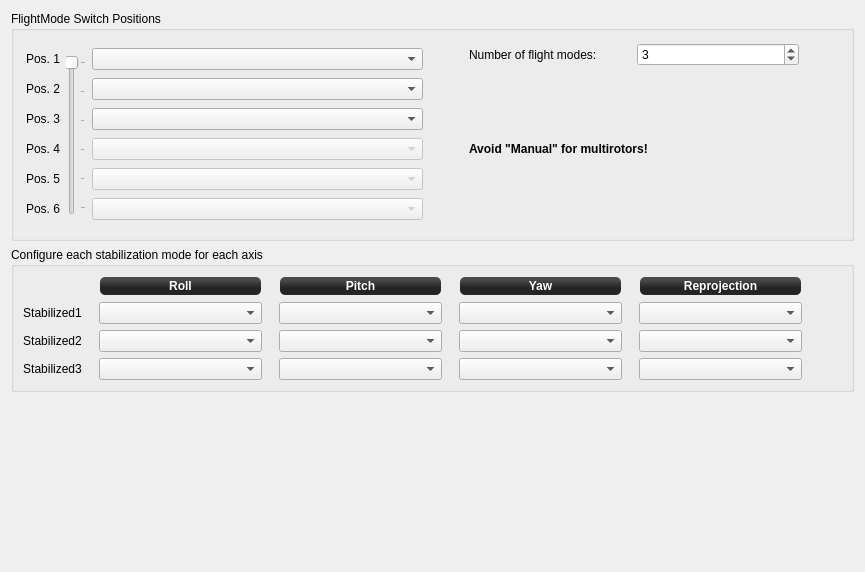
         <widget class="QWidget" name="scrollAreaWidgetContents_3">
          <property name="geometry">
           <rect>
            <x>0</x>
            <y>0</y>
            <width>865</width>
            <height>572</height>
           </rect>
          </property>
          <layout class="QVBoxLayout" name="verticalLayout_13">
           <item>
            <widget class="QGroupBox" name="groupBox_2">
             <property name="minimumSize">
              <size>
               <width>0</width>
               <height>230</height>
              </size>
             </property>
             <property name="maximumSize">
              <size>
               <width>16777215</width>
               <height>230</height>
              </size>
             </property>
             <property name="title">
              <string>FlightMode Switch Positions</string>
             </property>
             <layout class="QGridLayout" name="gridLayout_4" rowstretch="0,0,0" columnstretch="0,0,1,0,1,0">
              <property name="leftMargin">
               <number>12</number>
              </property>
              <property name="topMargin">
               <number>12</number>
              </property>
              <property name="rightMargin">
               <number>12</number>
              </property>
              <property name="bottomMargin">
               <number>12</number>
              </property>
              <item row="0" column="0" rowspan="3">
               <layout class="QVBoxLayout" name="verticalLayout_9" stretch="0,0,0,0,0,0">
                <item>
                 <widget class="QLabel" name="label_pos1">
                  <property name="sizePolicy">
                   <sizepolicy hsizetype="Preferred" vsizetype="Maximum">
                    <horstretch>0</horstretch>
                    <verstretch>0</verstretch>
                   </sizepolicy>
                  </property>
                  <property name="minimumSize">
                   <size>
                    <width>0</width>
                    <height>16</height>
                   </size>
                  </property>
                  <property name="maximumSize">
                   <size>
                    <width>16777215</width>
                    <height>16</height>
                   </size>
                  </property>
                  <property name="text">
                   <string>Pos. 1</string>
                  </property>
                 </widget>
                </item>
                <item>
                 <widget class="QLabel" name="label_pos2">
                  <property name="sizePolicy">
                   <sizepolicy hsizetype="Preferred" vsizetype="Maximum">
                    <horstretch>0</horstretch>
                    <verstretch>0</verstretch>
                   </sizepolicy>
                  </property>
                  <property name="minimumSize">
                   <size>
                    <width>16</width>
                    <height>16</height>
                   </size>
                  </property>
                  <property name="maximumSize">
                   <size>
                    <width>16777215</width>
                    <height>16</height>
                   </size>
                  </property>
                  <property name="text">
                   <string>Pos. 2</string>
                  </property>
                 </widget>
                </item>
                <item>
                 <widget class="QLabel" name="label_pos3">
                  <property name="sizePolicy">
                   <sizepolicy hsizetype="Preferred" vsizetype="Maximum">
                    <horstretch>0</horstretch>
                    <verstretch>0</verstretch>
                   </sizepolicy>
                  </property>
                  <property name="minimumSize">
                   <size>
                    <width>0</width>
                    <height>16</height>
                   </size>
                  </property>
                  <property name="maximumSize">
                   <size>
                    <width>16777215</width>
                    <height>16</height>
                   </size>
                  </property>
                  <property name="text">
                   <string>Pos. 3</string>
                  </property>
                 </widget>
                </item>
                <item>
                 <widget class="QLabel" name="label_pos4">
                  <property name="sizePolicy">
                   <sizepolicy hsizetype="Preferred" vsizetype="Maximum">
                    <horstretch>0</horstretch>
                    <verstretch>0</verstretch>
                   </sizepolicy>
                  </property>
                  <property name="minimumSize">
                   <size>
                    <width>0</width>
                    <height>16</height>
                   </size>
                  </property>
                  <property name="maximumSize">
                   <size>
                    <width>16777215</width>
                    <height>16</height>
                   </size>
                  </property>
                  <property name="text">
                   <string>Pos. 4</string>
                  </property>
                 </widget>
                </item>
                <item>
                 <widget class="QLabel" name="label_pos5">
                  <property name="sizePolicy">
                   <sizepolicy hsizetype="Preferred" vsizetype="Maximum">
                    <horstretch>0</horstretch>
                    <verstretch>0</verstretch>
                   </sizepolicy>
                  </property>
                  <property name="minimumSize">
                   <size>
                    <width>0</width>
                    <height>16</height>
                   </size>
                  </property>
                  <property name="maximumSize">
                   <size>
                    <width>16777215</width>
                    <height>16</height>
                   </size>
                  </property>
                  <property name="text">
                   <string>Pos. 5</string>
                  </property>
                 </widget>
                </item>
                <item>
                 <widget class="QLabel" name="label_pos6">
                  <property name="sizePolicy">
                   <sizepolicy hsizetype="Preferred" vsizetype="Maximum">
                    <horstretch>0</horstretch>
                    <verstretch>0</verstretch>
                   </sizepolicy>
                  </property>
                  <property name="minimumSize">
                   <size>
                    <width>0</width>
                    <height>16</height>
                   </size>
                  </property>
                  <property name="maximumSize">
                   <size>
                    <width>16777215</width>
                    <height>16</height>
                   </size>
                  </property>
                  <property name="text">
                   <string>Pos. 6</string>
                  </property>
                 </widget>
                </item>
               </layout>
              </item>
              <item row="1" column="1">
               <widget class="QSlider" name="fmsSlider">
                <property name="enabled">
                 <bool>false</bool>
                </property>
                <property name="maximumSize">
                 <size>
                  <width>16777215</width>
                  <height>160</height>
                 </size>
                </property>
                <property name="focusPolicy">
                 <enum>Qt::StrongFocus</enum>
                </property>
                <property name="toolTip">
                 <string>This slider moves when you move the flight mode switch
on your remote. It shows currently active flight mode.

Setup the flight mode channel on the RC Input tab if you have not done so already.</string>
                </property>
                <property name="minimum">
                 <number>0</number>
                </property>
                <property name="maximum">
                 <number>5</number>
                </property>
                <property name="pageStep">
                 <number>10</number>
                </property>
                <property name="value">
                 <number>0</number>
                </property>
                <property name="sliderPosition">
                 <number>0</number>
                </property>
                <property name="orientation">
                 <enum>Qt::Vertical</enum>
                </property>
                <property name="invertedAppearance">
                 <bool>true</bool>
                </property>
                <property name="tickPosition">
                 <enum>QSlider::TicksBelow</enum>
                </property>
                <property name="tickInterval">
                 <number>1</number>
                </property>
               </widget>
              </item>
              <item row="0" column="2" rowspan="3">
               <layout class="QVBoxLayout" name="verticalLayout_10">
                <property name="spacing">
                 <number>3</number>
                </property>
                <item>
                 <widget class="QComboBox" name="fmsModePos1">
                  <property name="focusPolicy">
                   <enum>Qt::StrongFocus</enum>
                  </property>
                  <property name="toolTip">
                   <string>Select the stabilization mode on this position (manual/stabilized/auto)</string>
                  </property>
                 </widget>
                </item>
                <item>
                 <widget class="QComboBox" name="fmsModePos2">
                  <property name="focusPolicy">
                   <enum>Qt::StrongFocus</enum>
                  </property>
                 </widget>
                </item>
                <item>
                 <widget class="QComboBox" name="fmsModePos3">
                  <property name="focusPolicy">
                   <enum>Qt::StrongFocus</enum>
                  </property>
                 </widget>
                </item>
                <item>
                 <widget class="QComboBox" name="fmsModePos4">
                  <property name="enabled">
                   <bool>false</bool>
                  </property>
                  <property name="focusPolicy">
                   <enum>Qt::StrongFocus</enum>
                  </property>
                  <property name="toolTip">
                   <string>Select the stabilization mode on this position (manual/stabilized/auto)</string>
                  </property>
                 </widget>
                </item>
                <item>
                 <widget class="QComboBox" name="fmsModePos5">
                  <property name="enabled">
                   <bool>false</bool>
                  </property>
                  <property name="focusPolicy">
                   <enum>Qt::StrongFocus</enum>
                  </property>
                 </widget>
                </item>
                <item>
                 <widget class="QComboBox" name="fmsModePos6">
                  <property name="enabled">
                   <bool>false</bool>
                  </property>
                  <property name="focusPolicy">
                   <enum>Qt::StrongFocus</enum>
                  </property>
                 </widget>
                </item>
               </layout>
              </item>
              <item row="1" column="3">
               <spacer name="horizontalSpacer_4">
                <property name="orientation">
                 <enum>Qt::Horizontal</enum>
                </property>
                <property name="sizeHint" stdset="0">
                 <size>
                  <width>40</width>
                  <height>20</height>
                 </size>
                </property>
               </spacer>
              </item>
              <item row="0" column="4" rowspan="3">
               <layout class="QGridLayout" name="gridLayout_5">
                <item row="0" column="0">
                 <layout class="QHBoxLayout" name="horizontalLayout_6">
                  <item>
                   <widget class="QLabel" name="label">
                    <property name="text">
                     <string>Number of flight modes:</string>
                    </property>
                   </widget>
                  </item>
                  <item>
                   <widget class="QSpinBox" name="fmsPosNum">
                    <property name="toolTip">
                     <string>Number of positions your FlightMode switch has.

Default is 3.

It will be 2 or 3 for most of setups, but it also can be up to 6.
In that case you have to configure your radio mixers so the whole range
from min to max is split into N equal intervals, and you may set arbitrary
channel value for each flight mode.</string>
                    </property>
                    <property name="minimum">
                     <number>1</number>
                    </property>
                    <property name="maximum">
                     <number>6</number>
                    </property>
                    <property name="value">
                     <number>3</number>
                    </property>
                   </widget>
                  </item>
                 </layout>
                </item>
                <item row="1" column="0">
                 <widget class="QLabel" name="label_15">
                  <property name="font">
                   <font>
                    <weight>75</weight>
                    <bold>true</bold>
                   </font>
                  </property>
                  <property name="text">
                   <string>Avoid &quot;Manual&quot; for multirotors!</string>
                  </property>
                  <property name="wordWrap">
                   <bool>true</bool>
                  </property>
                 </widget>
                </item>
               </layout>
              </item>
              <item row="2" column="1">
               <spacer name="verticalSpacer_4">
                <property name="orientation">
                 <enum>Qt::Vertical</enum>
                </property>
                <property name="sizeType">
                 <enum>QSizePolicy::Fixed</enum>
                </property>
                <property name="sizeHint" stdset="0">
                 <size>
                  <width>20</width>
                  <height>0</height>
                 </size>
                </property>
               </spacer>
              </item>
              <item row="0" column="1">
               <spacer name="verticalSpacer_6">
                <property name="orientation">
                 <enum>Qt::Vertical</enum>
                </property>
                <property name="sizeType">
                 <enum>QSizePolicy::Fixed</enum>
                </property>
                <property name="sizeHint" stdset="0">
                 <size>
                  <width>20</width>
                  <height>0</height>
                 </size>
                </property>
               </spacer>
              </item>
              <item row="1" column="5">
               <spacer name="horizontalSpacer_6">
                <property name="orientation">
                 <enum>Qt::Horizontal</enum>
                </property>
                <property name="sizeHint" stdset="0">
                 <size>
                  <width>40</width>
                  <height>20</height>
                 </size>
                </property>
               </spacer>
              </item>
             </layout>
            </widget>
           </item>
           <item>
            <widget class="QGroupBox" name="groupBox">
             <property name="styleSheet">
              <string notr="true"/>
             </property>
             <property name="title">
              <string>Configure each stabilization mode for each axis</string>
             </property>
             <layout class="QGridLayout" name="gridLayout_2" columnstretch="0,0,1,0,1,0,1,0,1,0">
              <property name="leftMargin">
               <number>9</number>
              </property>
              <property name="horizontalSpacing">
               <number>12</number>
              </property>
              <item row="2" column="8">
               <widget class="QComboBox" name="fmsSsPos2Rep">
                <property name="sizePolicy">
                 <sizepolicy hsizetype="Preferred" vsizetype="Fixed">
                  <horstretch>0</horstretch>
                  <verstretch>0</verstretch>
                 </sizepolicy>
                </property>
                <property name="minimumSize">
                 <size>
                  <width>0</width>
                  <height>0</height>
                 </size>
                </property>
                <property name="focusPolicy">
                 <enum>Qt::StrongFocus</enum>
                </property>
               </widget>
              </item>
              <item row="2" column="1">
               <spacer name="horizontalSpacer_11">
                <property name="orientation">
                 <enum>Qt::Horizontal</enum>
                </property>
                <property name="sizeType">
                 <enum>QSizePolicy::Minimum</enum>
                </property>
                <property name="sizeHint" stdset="0">
                 <size>
                  <width>5</width>
                  <height>20</height>
                 </size>
                </property>
               </spacer>
              </item>
              <item row="3" column="2">
               <widget class="QComboBox" name="fmsSsPos3Roll">
                <property name="focusPolicy">
                 <enum>Qt::StrongFocus</enum>
                </property>
               </widget>
              </item>
              <item row="0" column="6">
               <widget class="QLabel" name="label_10">
                <property name="minimumSize">
                 <size>
                  <width>0</width>
                  <height>20</height>
                 </size>
                </property>
                <property name="maximumSize">
                 <size>
                  <width>16777215</width>
                  <height>20</height>
                 </size>
                </property>
                <property name="styleSheet">
                 <string notr="true">background-color: qlineargradient(spread:reflect, x1:0.507, y1:0, x2:0.507, y2:0.772, stop:0.208955 rgba(74, 74, 74, 255), stop:0.78607 rgba(36, 36, 36, 255));
color: rgb(255, 255, 255);
border-radius: 5;
font: bold 12px;
margin:1px;</string>
                </property>
                <property name="text">
                 <string>Yaw</string>
                </property>
                <property name="alignment">
                 <set>Qt::AlignCenter</set>
                </property>
               </widget>
              </item>
              <item row="2" column="3">
               <spacer name="horizontalSpacer_12">
                <property name="orientation">
                 <enum>Qt::Horizontal</enum>
                </property>
                <property name="sizeHint" stdset="0">
                 <size>
                  <width>5</width>
                  <height>20</height>
                 </size>
                </property>
               </spacer>
              </item>
              <item row="1" column="0">
               <widget class="QLabel" name="label_14">
                <property name="text">
                 <string>Stabilized1</string>
                </property>
                <property name="alignment">
                 <set>Qt::AlignCenter</set>
                </property>
               </widget>
              </item>
              <item row="2" column="5">
               <spacer name="horizontalSpacer_13">
                <property name="orientation">
                 <enum>Qt::Horizontal</enum>
                </property>
                <property name="sizeHint" stdset="0">
                 <size>
                  <width>5</width>
                  <height>20</height>
                 </size>
                </property>
               </spacer>
              </item>
              <item row="3" column="6">
               <widget class="QComboBox" name="fmsSsPos3Yaw">
                <property name="focusPolicy">
                 <enum>Qt::StrongFocus</enum>
                </property>
               </widget>
              </item>
              <item row="2" column="0">
               <widget class="QLabel" name="label_21">
                <property name="text">
                 <string>Stabilized2</string>
                </property>
                <property name="alignment">
                 <set>Qt::AlignCenter</set>
                </property>
               </widget>
              </item>
              <item row="3" column="4">
               <widget class="QComboBox" name="fmsSsPos3Pitch">
                <property name="focusPolicy">
                 <enum>Qt::StrongFocus</enum>
                </property>
               </widget>
              </item>
              <item row="2" column="6">
               <widget class="QComboBox" name="fmsSsPos2Yaw">
                <property name="focusPolicy">
                 <enum>Qt::StrongFocus</enum>
                </property>
               </widget>
              </item>
              <item row="0" column="4">
               <widget class="QLabel" name="label_9">
                <property name="minimumSize">
                 <size>
                  <width>0</width>
                  <height>20</height>
                 </size>
                </property>
                <property name="maximumSize">
                 <size>
                  <width>16777215</width>
                  <height>20</height>
                 </size>
                </property>
                <property name="styleSheet">
                 <string notr="true">background-color: qlineargradient(spread:reflect, x1:0.507, y1:0, x2:0.507, y2:0.772, stop:0.208955 rgba(74, 74, 74, 255), stop:0.78607 rgba(36, 36, 36, 255));
color: rgb(255, 255, 255);
border-radius: 5;
font: bold 12px;
margin:1px;</string>
                </property>
                <property name="text">
                 <string>Pitch</string>
                </property>
                <property name="alignment">
                 <set>Qt::AlignCenter</set>
                </property>
               </widget>
              </item>
              <item row="0" column="2">
               <widget class="QLabel" name="label_8">
                <property name="minimumSize">
                 <size>
                  <width>0</width>
                  <height>20</height>
                 </size>
                </property>
                <property name="maximumSize">
                 <size>
                  <width>16777215</width>
                  <height>20</height>
                 </size>
                </property>
                <property name="styleSheet">
                 <string notr="true">background-color: qlineargradient(spread:reflect, x1:0.507, y1:0, x2:0.507, y2:0.772, stop:0.208955 rgba(74, 74, 74, 255), stop:0.78607 rgba(36, 36, 36, 255));
color: rgb(255, 255, 255);
border-radius: 5;
font: bold 12px;
margin:1px;</string>
                </property>
                <property name="text">
                 <string>Roll</string>
                </property>
                <property name="alignment">
                 <set>Qt::AlignCenter</set>
                </property>
               </widget>
              </item>
              <item row="2" column="4">
               <widget class="QComboBox" name="fmsSsPos2Pitch">
                <property name="focusPolicy">
                 <enum>Qt::StrongFocus</enum>
                </property>
               </widget>
              </item>
              <item row="1" column="6">
               <widget class="QComboBox" name="fmsSsPos1Yaw">
                <property name="minimumSize">
                 <size>
                  <width>102</width>
                  <height>0</height>
                 </size>
                </property>
                <property name="focusPolicy">
                 <enum>Qt::StrongFocus</enum>
                </property>
               </widget>
              </item>
              <item row="2" column="2">
               <widget class="QComboBox" name="fmsSsPos2Roll">
                <property name="focusPolicy">
                 <enum>Qt::StrongFocus</enum>
                </property>
               </widget>
              </item>
              <item row="1" column="2">
               <widget class="QComboBox" name="fmsSsPos1Roll">
                <property name="minimumSize">
                 <size>
                  <width>102</width>
                  <height>0</height>
                 </size>
                </property>
                <property name="focusPolicy">
                 <enum>Qt::StrongFocus</enum>
                </property>
               </widget>
              </item>
              <item row="1" column="4">
               <widget class="QComboBox" name="fmsSsPos1Pitch">
                <property name="minimumSize">
                 <size>
                  <width>102</width>
                  <height>0</height>
                 </size>
                </property>
                <property name="focusPolicy">
                 <enum>Qt::StrongFocus</enum>
                </property>
               </widget>
              </item>
              <item row="3" column="0">
               <widget class="QLabel" name="label_22">
                <property name="text">
                 <string>Stabilized3</string>
                </property>
                <property name="alignment">
                 <set>Qt::AlignCenter</set>
                </property>
               </widget>
              </item>
              <item row="2" column="7">
               <spacer name="horizontalSpacer_14">
                <property name="orientation">
                 <enum>Qt::Horizontal</enum>
                </property>
                <property name="sizeHint" stdset="0">
                 <size>
                  <width>5</width>
                  <height>20</height>
                 </size>
                </property>
               </spacer>
              </item>
              <item row="0" column="8">
               <widget class="QLabel" name="label_11">
                <property name="sizePolicy">
                 <sizepolicy hsizetype="Preferred" vsizetype="Preferred">
                  <horstretch>0</horstretch>
                  <verstretch>0</verstretch>
                 </sizepolicy>
                </property>
                <property name="minimumSize">
                 <size>
                  <width>0</width>
                  <height>20</height>
                 </size>
                </property>
                <property name="maximumSize">
                 <size>
                  <width>16777215</width>
                  <height>20</height>
                 </size>
                </property>
                <property name="styleSheet">
                 <string notr="true">background-color: qlineargradient(spread:reflect, x1:0.507, y1:0, x2:0.507, y2:0.772, stop:0.208955 rgba(74, 74, 74, 255), stop:0.78607 rgba(36, 36, 36, 255));
color: rgb(255, 255, 255);
border-radius: 5;
font: bold 12px;
margin:1px;</string>
                </property>
                <property name="text">
                 <string>Reprojection</string>
                </property>
                <property name="alignment">
                 <set>Qt::AlignCenter</set>
                </property>
               </widget>
              </item>
              <item row="1" column="8">
               <widget class="QComboBox" name="fmsSsPos1Rep">
                <property name="sizePolicy">
                 <sizepolicy hsizetype="Preferred" vsizetype="Fixed">
                  <horstretch>0</horstretch>
                  <verstretch>0</verstretch>
                 </sizepolicy>
                </property>
                <property name="minimumSize">
                 <size>
                  <width>102</width>
                  <height>0</height>
                 </size>
                </property>
                <property name="focusPolicy">
                 <enum>Qt::StrongFocus</enum>
                </property>
               </widget>
              </item>
              <item row="3" column="8">
               <widget class="QComboBox" name="fmsSsPos3Rep">
                <property name="minimumSize">
                 <size>
                  <width>0</width>
                  <height>0</height>
                 </size>
                </property>
                <property name="focusPolicy">
                 <enum>Qt::StrongFocus</enum>
                </property>
               </widget>
              </item>
              <item row="2" column="9">
               <spacer name="horizontalSpacer_15">
                <property name="orientation">
                 <enum>Qt::Horizontal</enum>
                </property>
                <property name="sizeHint" stdset="0">
                 <size>
                  <width>40</width>
                  <height>20</height>
                 </size>
                </property>
               </spacer>
              </item>
             </layout>
            </widget>
           </item>
           <item>
            <spacer name="verticalSpacer_5">
             <property name="orientation">
              <enum>Qt::Vertical</enum>
             </property>
             <property name="sizeType">
              <enum>QSizePolicy::Expanding</enum>
             </property>
             <property name="sizeHint" stdset="0">
              <size>
               <width>20</width>
               <height>20</height>
              </size>
             </property>
            </spacer>
           </item>
          </layout>
         </widget>
